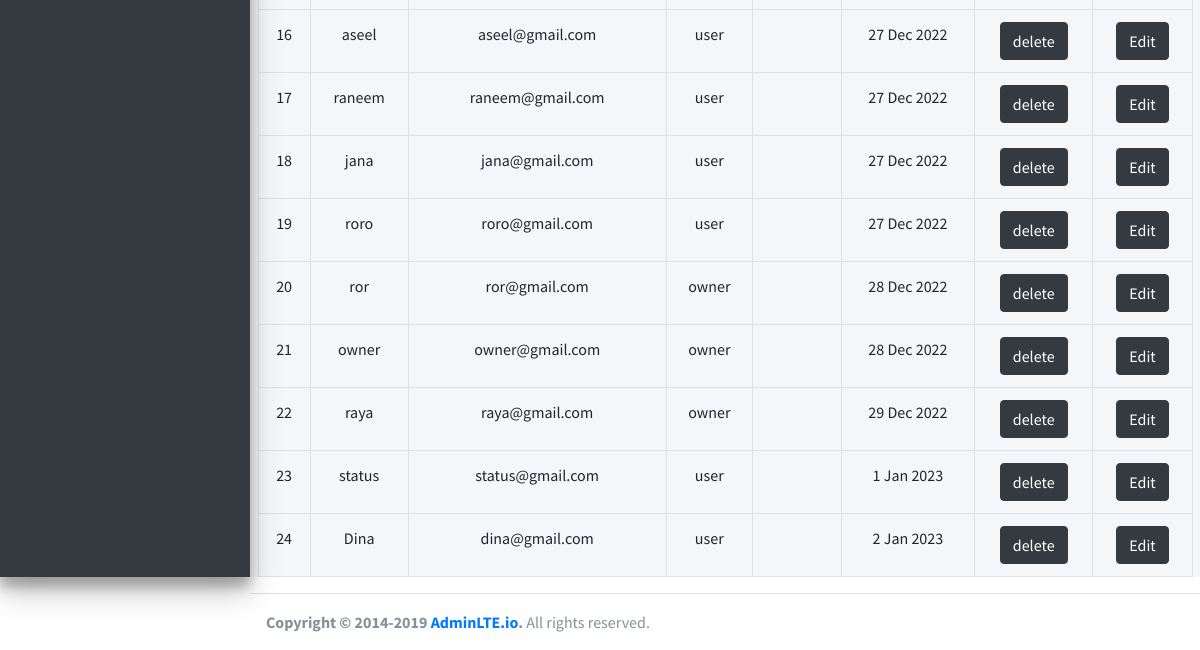
/admin/showusers.php (lower part), run on an earlier commit of the app's database.
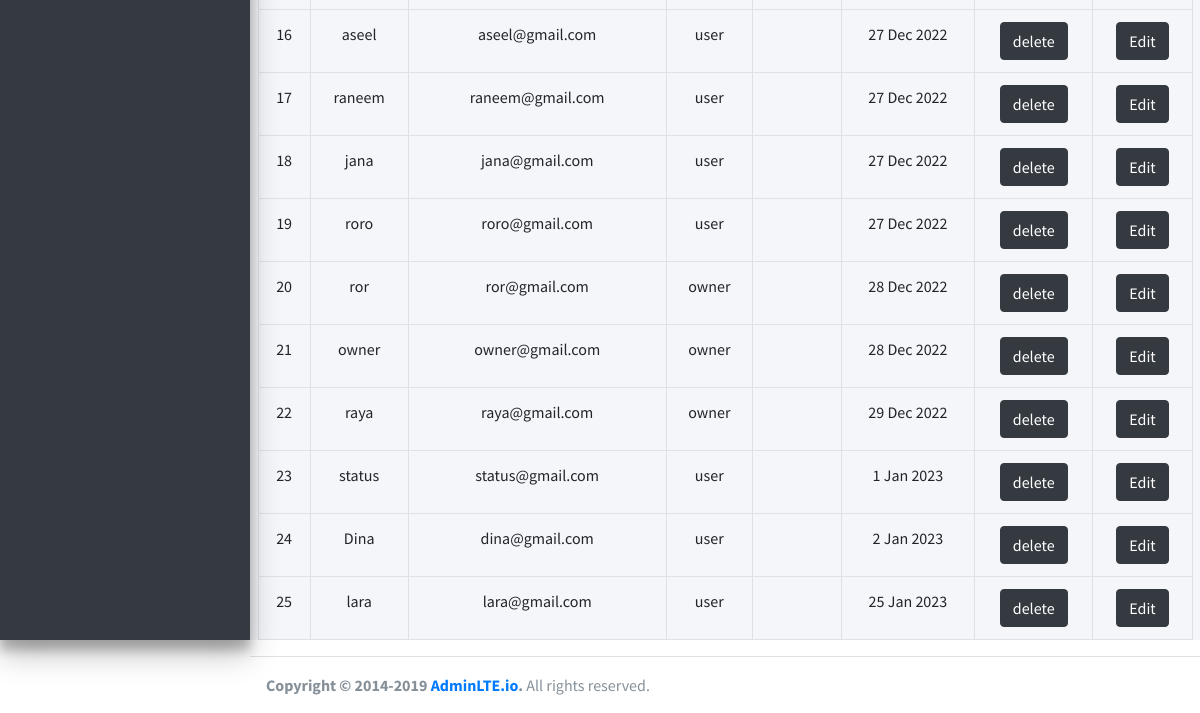
And on a later commit of the database.
### tables this page shows
CREATE TABLE `users` (
  `id` int(11) NOT NULL,
  `name` varchar(200) NOT NULL,
  `password` varchar(200) NOT NULL,
  `email` varchar(200) NOT NULL,
  `type` enum('user','owner') NOT NULL DEFAULT 'user',
  `status` tinyint(1) NOT NULL DEFAULT '1',
  `created_at` datetime NOT NULL DEFAULT CURRENT_TIMESTAMP
);

### admin/handlers/get-user.php (called while the page is built)
<?php
$sql="SELECT id,name,email,password, type, status, created_at FROM users";
$sqlResult=mysqli_query($conn,$sql);
$userData=mysqli_fetch_all($sqlResult);
?>

### admin/showusers.php (the view, shortened to what this page needs)
<?php session_start();
require("handlers/db.php");
require("handlers/get-user.php");
$sql="SELECT * FROM users";
$query=mysqli_query($conn,$sql);
if(mysqli_num_rows($query)>0){
$users=mysqli_fetch_all($query,MYSQLI_ASSOC);
}
require("inc/header.php");
?>
<main role="main" class="flex-shrink-0 ">
        <div class="container">
        <br>
                <br>
            <table class="table table-bordered text-center justify-content-start">
                <tbody>
<?php
if(isset($users)){
foreach($userData as $index=>$users){?>
    <tr>
    <td><?=$index+1;?></td>
    <td><?=$users[1];?></td>
    <td><?=$users[2];?></td>
    <td><?=$users[4];?></td>
<td><?php
    ?></td>
    <td><?=date('j M Y',strtotime($users[6]));?></td>
    <td><a href="handlers/deleteuser.php?userId=<?= $users[0];?>"class="btn btn-dark">delete</a></td>
    <td><a href="edit-user.php?userId=<?= $users[0];?>"class="btn btn-dark">Edit</a></td>
    </tr>
<?php }
}
else{?>
  <tr>
    <td colspan="6" class="text-center">No User Added</td>
  </tr>
  <?php
} ?>
                </tbody>
            </table>
        </div>
    </main>
    <?php
require("inc/footer.php");
?>

What changed in the data, as far as the page shows it:
added users: name "lara", email "lara@gmail.com", type "user", created_at "25 Jan 2023"
